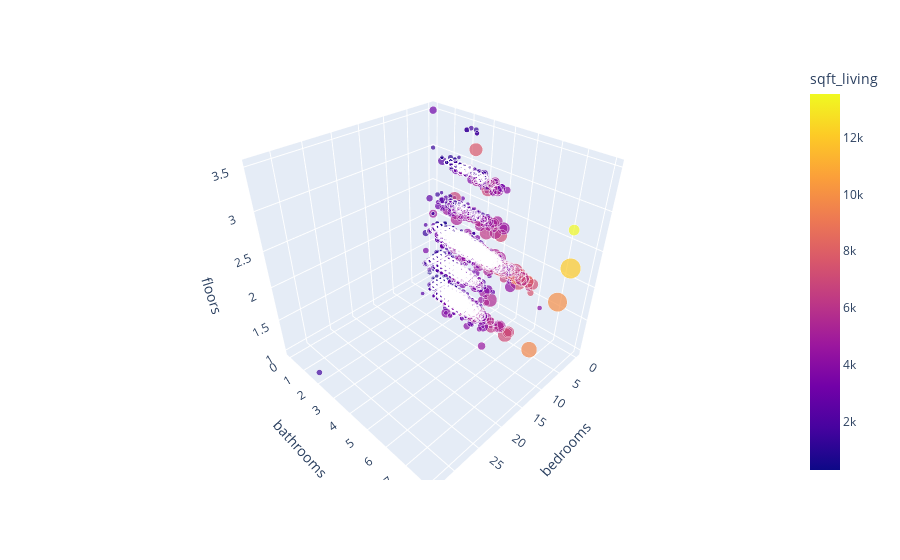

The code cell stored with this chart in its notebook:
### Code cell
px.scatter_3d(df, x=df.bedrooms, y=df.bathrooms, z=df.floors, size=df.price, color=df.sqft_living)

### Figure 1 — Plotly figure (JSON) as saved in the notebook; plotly's stock layout.template omitted (floating-point values rounded to 4 significant figures; data arrays with more than 128 entries replaced by an {"elided": "..."} marker saying what was removed)
{"data": [{"hovertemplate": "bedrooms=%{x}<br>bathrooms=%{y}<br>floors=%{z}<br>price=%{marker.size}<br>sqft_living=%{marker.color}<extra></extra>", "legendgroup": "", "marker": {"color": {"elided": "21613 int values"}, "coloraxis": "coloraxis", "size": {"elided": "21613 int values"}, "sizemode": "area", "sizeref": 19250, "symbol": "circle"}, "mode": "markers", "name": "", "scene": "scene", "showlegend": false, "type": "scatter3d", "x": {"elided": "21613 int values"}, "y": {"elided": "21613 float values"}, "z": {"elided": "21613 float values"}}], "layout": {"coloraxis": {"colorbar": {"title": {"text": "sqft_living"}}, "colorscale": [[0, "#0d0887"], [0.1111, "#46039f"], [0.2222, "#7201a8"], [0.3333, "#9c179e"], [0.4444, "#bd3786"], [0.5556, "#d8576b"], [0.6667, "#ed7953"], [0.7778, "#fb9f3a"], [0.8889, "#fdca26"], [1, "#f0f921"]]}, "legend": {"itemsizing": "constant", "tracegroupgap": 0}, "margin": {"t": 60}, "scene": {"domain": {"x": [0, 1], "y": [0, 1]}, "xaxis": {"title": {"text": "bedrooms"}}, "yaxis": {"title": {"text": "bathrooms"}}, "zaxis": {"title": {"text": "floors"}}}}}
